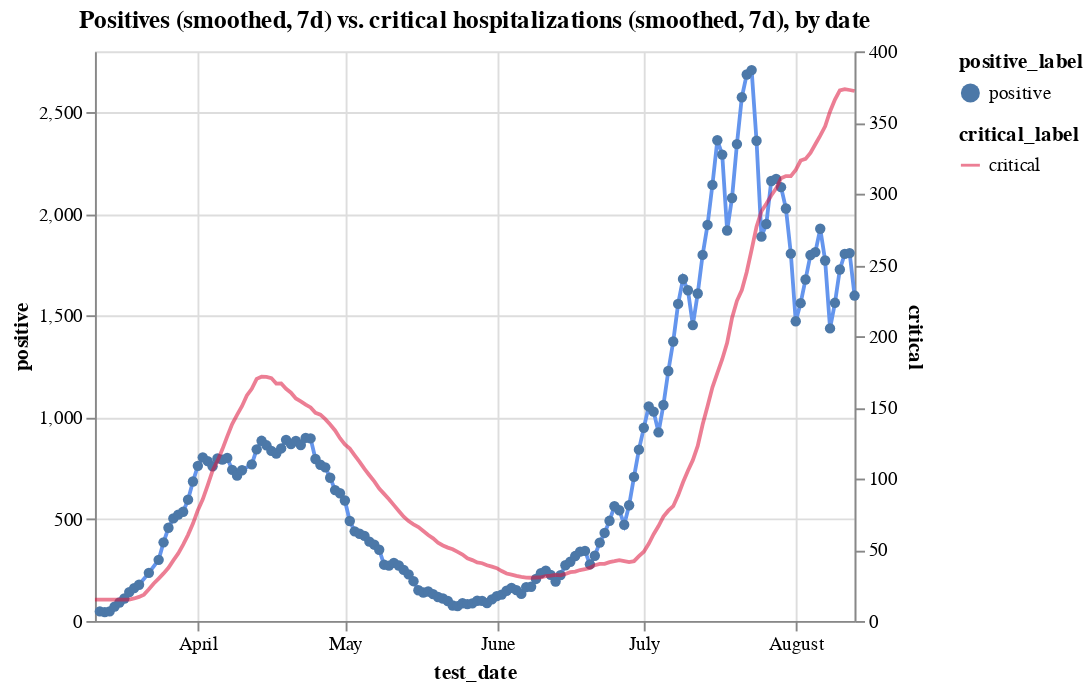

Here is the notebook cell this chart was saved with:
### Code cell
c1 = alt.Chart(hos_and_rate[hos_and_rate.positive_rate<0.12]
               .assign(positive = lambda x: x.positive.ewm(span=7).mean())
               .assign(positive_label ='positive')).mark_line(color='cornflowerblue').encode(
    x='test_date',
    y='positive',
    tooltip=['test_date', 'positive'],
    shape='positive_label'
)
c2 = alt.Chart(hos_and_rate
               .assign(critical_label='critical')
               .assign(critical = lambda x: x.critical.ewm(span=7).mean())
              ).mark_line(color='crimson').encode(
    x='test_date',
    y='critical',
    tooltip=['test_date', 'critical'],
    opacity='critical_label'
)


alt.layer(c1, c2).resolve_scale(y='independent').properties(title='Positives (smoothed, 7d) vs. critical hospitalizations (smoothed, 7d), by date')

### Figure 1 — Vega-Lite specification as saved in the notebook (floating-point values rounded to 4 significant figures; data arrays with more than 128 entries replaced by an {"elided": "..."} marker saying what was removed)
{"config": {"view": {"continuousWidth": 400, "continuousHeight": 300}}, "layer": [{"data": {"name": "data-bd125574faae403a4903c88d1d726cf1"}, "mark": {"type": "line", "color": "cornflowerblue"}, "encoding": {"shape": {"type": "nominal", "field": "positive_label"}, "tooltip": [{"type": "temporal", "field": "test_date"}, {"type": "quantitative", "field": "positive"}], "x": {"type": "temporal", "field": "test_date"}, "y": {"type": "quantitative", "field": "positive"}}}, {"data": {"name": "data-41a715145bf182778f8921812bd75c37"}, "mark": {"type": "line", "color": "crimson"}, "encoding": {"opacity": {"type": "nominal", "field": "critical_label"}, "tooltip": [{"type": "temporal", "field": "test_date"}, {"type": "quantitative", "field": "critical"}], "x": {"type": "temporal", "field": "test_date"}, "y": {"type": "quantitative", "field": "critical"}}}], "resolve": {"scale": {"y": "independent"}}, "title": "Positives (smoothed, 7d) vs. critical hospitalizations (smoothed, 7d), by date", "$schema": "https://vega.github.io/schema/vega-lite/v4.8.1.json", "datasets": {"data-bd125574faae403a4903c88d1d726cf1": {"elided": "152 records"}, "data-41a715145bf182778f8921812bd75c37": {"elided": "156 records"}}}
